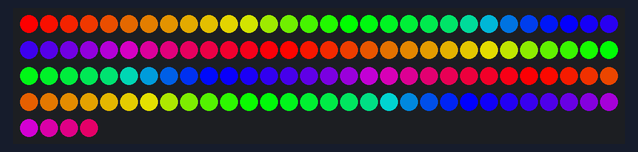
The sketch below on a simulated Arduino Uno, built with avr-gcc and run on an emulated ATmega328P. On the bench: 124 RGB LEDs in strip order, left to right, continuing on the next row.

Above: at 0.15 s.
At 2.26 s:
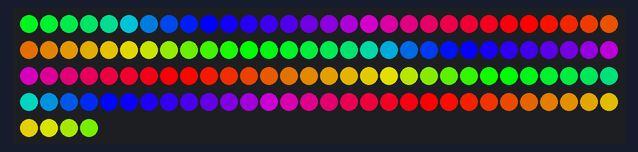
At 4.97 s:
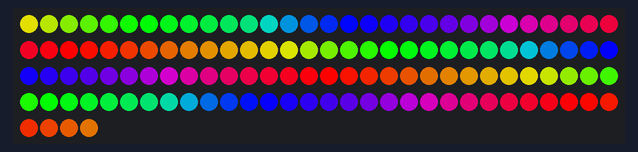
At 10.09 s:
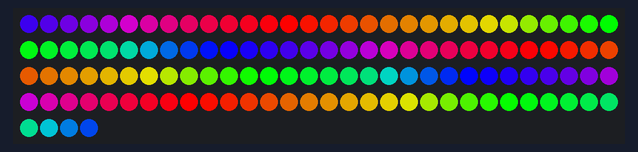
At 15.21 s:
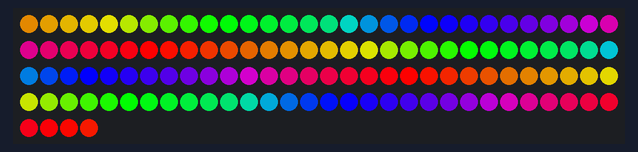
At 20.33 s:
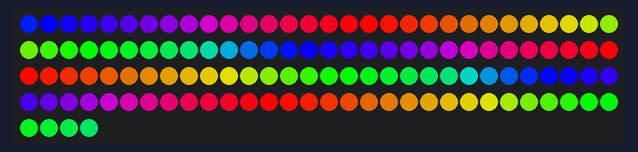

The sketch:

rainbowLoop.ino
```cpp
#include <FastLED.h>
#define LED_PIN 2
#define NUM_LEDS 124

CRGB leds[NUM_LEDS];

uint8_t hue = 0;

void setup() {
    FastLED.addLeds<WS2812, LED_PIN, GRB>(leds, NUM_LEDS);

    FastLED.setBrightness(250);
    FastLED.setCorrection(TypicalLEDStrip);
}

void loop() {
  for (int i = 0; i < NUM_LEDS; i++) {
    //leds[i] = CHSV(hue, 255, 255);
    leds[i] = CHSV(hue + (i*6), 255, 255);
  }

  EVERY_N_MILLISECONDS(3){
    hue++;
  }

  FastLED.show();
}
```

Measured:
- by itself, everything shown: repeats every 19.3 s, in 64 steps
